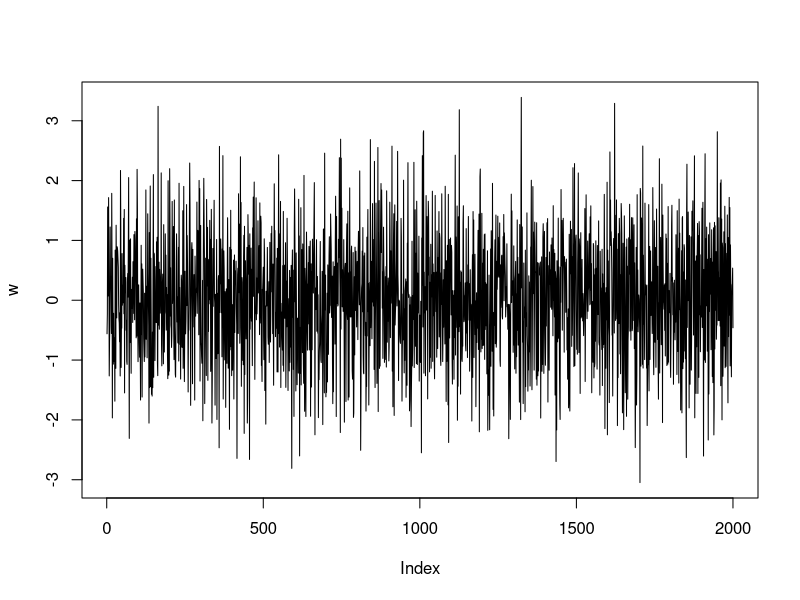
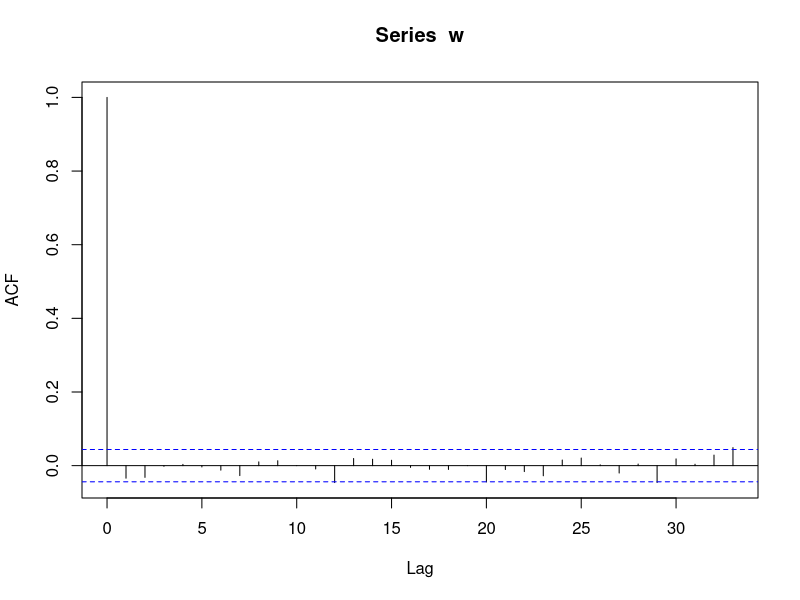

Generate these figures, in order, with R:
##  =================================================
##  Analysing White noise model
##  =================================================


##  1. Generate a white noise model
##  ---------------------------------
    set.seed(123)
    
    ##  (a) Generate 2000 random white-noise values
    ##  -----------------------------------
        w <- rnorm(2000, mean=0, sd=1)  ## the mean and sd are optional in generating whitenoise
        

    ##  (b) visualise plot
    ##  --------------------
        plot(w, type = "l") ##* type = "l" for lines plot
        
        
        
##  2. Examine correlograms (acf plot)
##  ----------------------------------------------        
    acf(w)   # autocorrelation is zero
  

##  ================        
##  Formal tests
##  ================        
        ##  . A white noise is a stationary process. But just because a process is stationary
        ##    doesn't mean that it must be white noise. Correlations may still be present in 
        ##    time series that are stationary.
        ##  . A stationary process has zero mean and variance. (However, it may have autocorrelations)
        ##  . A white noise process has zero mean, variance, and no serial correlation.
    
        
##  =====================================
##  (A) Formal test for stationarity
##  =====================================         

##  1. ADF test for stationarity (can detect if there is unit root)
##  ------------------------------------------------------------------
    ##    . ADF test hypothesis:
    ##      . H0: time series is non-stationary (possible unit root)
    ##      . H1: time series is stationary     (unit root is not detected)
    
    # install.packages("tseries")
    library(tseries)
    adf.test(w)
    # Augmented Dickey-Fuller Test
    # 
    # data:  w
    # Dickey-Fuller = -12.994, Lag order = 12, p-value = 0.01
    # alternative hypothesis: stationary
    
    ##  Comment:
    ##  ---------
    ##    . As p-value is smaller than 0.05, we can reject the null hypothesis of non-stationarity
    ##      in favour of alternative hypothesis of stationarity        
     ?adf.test   
        
##  =====================================
##  (B) Formal test for auto-correlation
##  =====================================    

        
##  1.  Ljung-Box test for serial correlations
##  -------------------------------------------
    ##  . Ljung-Box hypothesis:
    ##    . H0: autocorrelation is zero
    ##    . H1: autocorrelation is not zero
    ##  for white-noise process, the autocorrelation should be zero
    
    Box.test(w, lag=20, type="Ljung-Box") # to test whether there is serial correlation up to lag 20vs
          # Box-Ljung test
          # 
          # data:  w
          # X-squared = 17.423, df = 20, p-value = 0.6253
    
    ##  comment:
    ##  ------------
    ##  . as p-value > 0.05, cannot reject H0 that autocorrelation is zero
    ?Box.test

        
